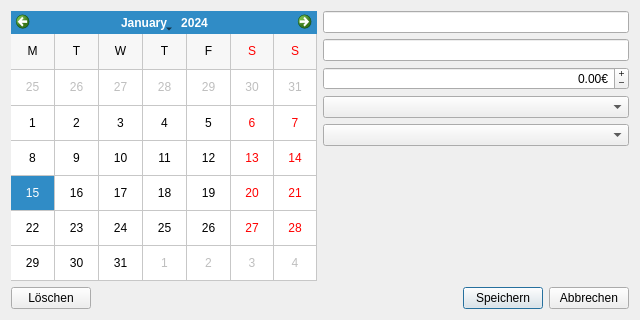
<?xml version="1.0" encoding="UTF-8"?>
<ui version="4.0">
 <class>TransferDialog</class>
 <widget class="QDialog" name="TransferDialog">
  <property name="geometry">
   <rect>
    <x>0</x>
    <y>0</y>
    <width>640</width>
    <height>320</height>
   </rect>
  </property>
  <property name="windowTitle">
   <string>Transfer Details</string>
  </property>
  <layout class="QGridLayout" name="gridLayout">
   <item row="0" column="0">
    <widget class="QCalendarWidget" name="calendarWidget">
     <property name="sizePolicy">
      <sizepolicy hsizetype="Minimum" vsizetype="Minimum">
       <horstretch>0</horstretch>
       <verstretch>0</verstretch>
      </sizepolicy>
     </property>
     <property name="gridVisible">
      <bool>true</bool>
     </property>
     <property name="horizontalHeaderFormat">
      <enum>QCalendarWidget::SingleLetterDayNames</enum>
     </property>
     <property name="verticalHeaderFormat">
      <enum>QCalendarWidget::NoVerticalHeader</enum>
     </property>
     <property name="navigationBarVisible">
      <bool>true</bool>
     </property>
     <property name="dateEditAcceptDelay">
      <number>100</number>
     </property>
    </widget>
   </item>
   <item row="0" column="1">
    <layout class="QVBoxLayout" name="verticalLayout">
     <item>
      <widget class="QLineEdit" name="descriptionEdit"/>
     </item>
     <item>
      <widget class="QLineEdit" name="privateEdit">
       <property name="readOnly">
        <bool>false</bool>
       </property>
      </widget>
     </item>
     <item>
      <widget class="QDoubleSpinBox" name="amountSpinBox">
       <property name="alignment">
        <set>Qt::AlignRight|Qt::AlignTrailing|Qt::AlignVCenter</set>
       </property>
       <property name="buttonSymbols">
        <enum>QAbstractSpinBox::PlusMinus</enum>
       </property>
       <property name="correctionMode">
        <enum>QAbstractSpinBox::CorrectToNearestValue</enum>
       </property>
       <property name="suffix">
        <string>€</string>
       </property>
       <property name="minimum">
        <double>-1000000.000000000000000</double>
       </property>
       <property name="maximum">
        <double>1000000.000000000000000</double>
       </property>
      </widget>
     </item>
     <item>
      <widget class="QComboBox" name="externalAccountBox"/>
     </item>
     <item>
      <widget class="QComboBox" name="internalAccountBox"/>
     </item>
     <item>
      <spacer name="verticalSpacer">
       <property name="orientation">
        <enum>Qt::Vertical</enum>
       </property>
       <property name="sizeHint" stdset="0">
        <size>
         <width>20</width>
         <height>40</height>
        </size>
       </property>
      </spacer>
     </item>
    </layout>
   </item>
   <item row="1" column="0" colspan="2">
    <layout class="QHBoxLayout" name="horizontalLayout">
     <item>
      <widget class="QPushButton" name="deleteButton">
       <property name="text">
        <string>Löschen</string>
       </property>
       <property name="autoDefault">
        <bool>false</bool>
       </property>
      </widget>
     </item>
     <item>
      <spacer name="horizontalSpacer">
       <property name="orientation">
        <enum>Qt::Horizontal</enum>
       </property>
       <property name="sizeHint" stdset="0">
        <size>
         <width>40</width>
         <height>20</height>
        </size>
       </property>
      </spacer>
     </item>
     <item>
      <widget class="QPushButton" name="saveButton">
       <property name="text">
        <string>Speichern</string>
       </property>
      </widget>
     </item>
     <item>
      <widget class="QPushButton" name="cancelButton">
       <property name="text">
        <string>Abbrechen</string>
       </property>
       <property name="autoDefault">
        <bool>false</bool>
       </property>
      </widget>
     </item>
    </layout>
   </item>
  </layout>
 </widget>
 <resources/>
 <connections>
  <connection>
   <sender>saveButton</sender>
   <signal>clicked()</signal>
   <receiver>TransferDialog</receiver>
   <slot>accept()</slot>
   <hints>
    <hint type="sourcelabel">
     <x>206</x>
     <y>293</y>
    </hint>
    <hint type="destinationlabel">
     <x>157</x>
     <y>274</y>
    </hint>
   </hints>
  </connection>
  <connection>
   <sender>cancelButton</sender>
   <signal>clicked()</signal>
   <receiver>TransferDialog</receiver>
   <slot>reject()</slot>
   <hints>
    <hint type="sourcelabel">
     <x>306</x>
     <y>293</y>
    </hint>
    <hint type="destinationlabel">
     <x>286</x>
     <y>274</y>
    </hint>
   </hints>
  </connection>
 </connections>
</ui>
